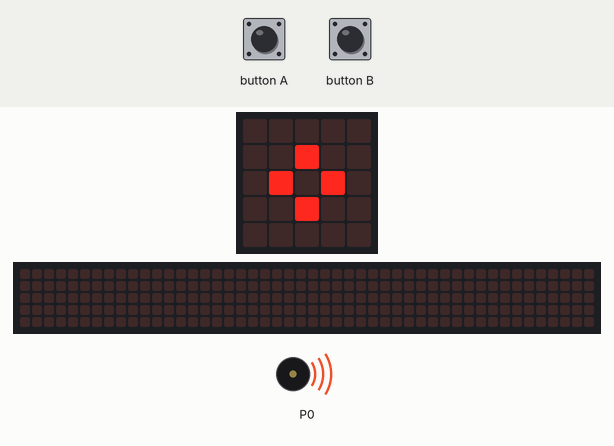
Recording of a program running on a simulated BBC micro:bit (MakeCode). On the bench: the board's 5×5 LED display, a strip that is not on the board, showing the scrolling text unrolled, buzzer (waves = sounding). The 48×5 strip is a reading aid, not a part: it shows the text the display is scrolling, unrolled, one strip-width of it at a time.

Above: at 0.19 s.
At 5.0 s:
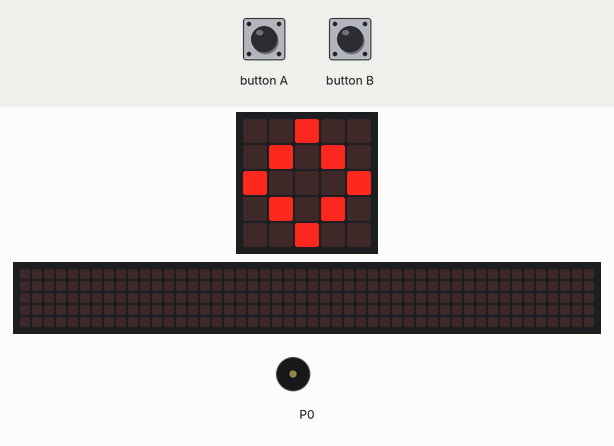
At 7.8 s:
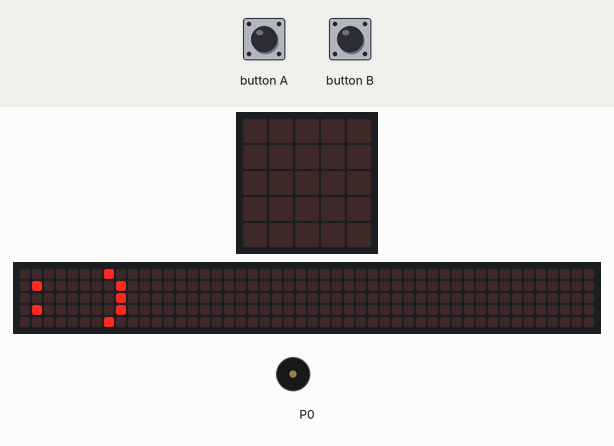
At 19.6 s:
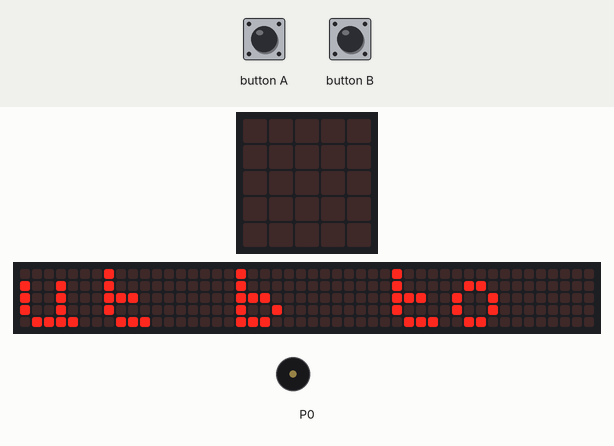
Timing chart, 0 to 21.1 s (numbered marks = the images above):
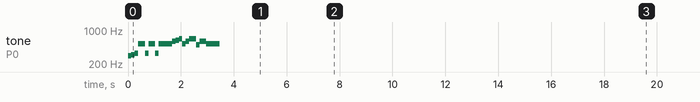

The program:

main.ts
```typescript
let i = 0
let bclicked = 0
let atimes = 0
function interact(interval: number) {

    basic.clearScreen()
    i = 1
    while (i < interval + 1) {
        basic.showString("" + ("" + mult(i)))
        basic.pause(100)
        basic.clearScreen()
        i += 1
    }
}

function mult(n: number): number {
    if (n == 1) {
        return 0
    } else {
        return 5 + mult(n - 1)
    }

}

function numElements() {

    while (bclicked < 1) {
        if (input.buttonIsPressed(Button.A)) {
            basic.showString("A")
            basic.clearScreen()
            atimes += 1
            basic.showString("" + ("" + atimes))
        } else if (input.buttonIsPressed(Button.B)) {
            basic.showString("B")
            bclicked += 1
        }

        basic.pause(50)
    }
    basic.clearScreen()
    basic.showString("mult5")
    interact(atimes)
}

function showIcon() {
    basic.clearScreen()
    music.startMelody(music.builtInMelody(Melodies.Entertainer), MelodyOptions.Once)
    for (let index = 0; index < 4; index++) {
        basic.showIcon(IconNames.SmallDiamond)
        basic.pause(100)
        basic.showIcon(IconNames.Diamond)
        basic.pause(100)
    }
    basic.clearScreen()
    basic.showString(":)")
    basic.clearScreen()
}

basic.forever(function on_forever() {

    music.setBuiltInSpeakerEnabled(true)
    atimes = 0
    bclicked = 0
    showIcon()
    basic.showString("a to input b to mult")
    numElements()
    basic.pause(500)
})
```

test.ts
```typescript
// aquí va el archivo "tests"; esto no se compilará cuando este paquete se utilice como una extensión.
```

Measured:
- by itself, tone on P0: plays 294 Hz for 0.13 s, 311 Hz for 0.13 s, 330 Hz for 0.13 s, 523 Hz for 0.26 s, 330 Hz for 0.13 s, 523 Hz for 0.26 s … (17 notes in this stretch)
- what the display in image 1 shows lasts 0.7 s, from 4.9 s to 5.6 s
- what the display in image 2 shows lasts 0.6 s, from 7.7 s to 8.3 s
